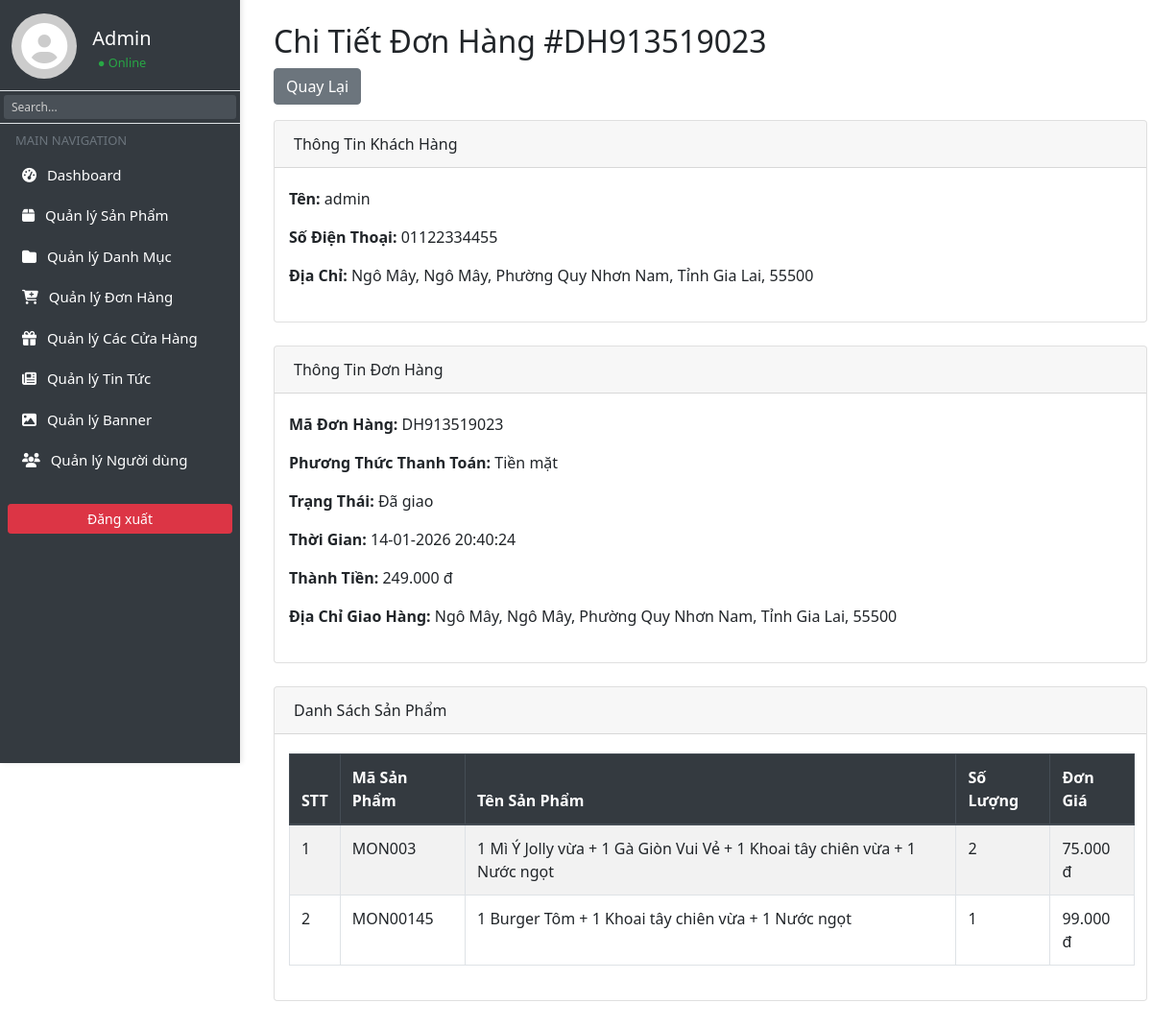
The page /admin/index.php?page_layout=chitiet_donhang&code=DH913519023 (signed in) on the database its author committed.
### tables this page shows
CREATE TABLE `orders` (
  `id` int(11) NOT NULL,
  `user_id` int(11) NOT NULL,
  `order_code` varchar(20) NOT NULL,
  `created_at` datetime NOT NULL DEFAULT current_timestamp(),
  `payment_method` varchar(50) NOT NULL,
  `status` varchar(50) NOT NULL DEFAULT 'Chờ xác nhận',
  `total_amount` decimal(15,2) NOT NULL,
  `delivery_mode` enum('delivery','pickup') NOT NULL DEFAULT 'delivery'
);

CREATE TABLE `users` (
  `id` int(11) NOT NULL,
  `username` varchar(50) NOT NULL,
  `name` varchar(100) DEFAULT NULL,
  `email` varchar(100) NOT NULL,
  `phone` varchar(20) DEFAULT NULL,
  `address` text DEFAULT NULL,
  `password` varchar(255) NOT NULL,
  `role` enum('user','admin') DEFAULT 'user',
  `status` enum('active','locked') DEFAULT 'active',
  `is_admin` tinyint(1) DEFAULT 0,
  `created_at` datetime DEFAULT current_timestamp()
);

CREATE TABLE `order_details` (
  `id` int(11) NOT NULL,
  `order_id` int(11) NOT NULL,
  `product_id` int(11) NOT NULL,
  `product_code` varchar(50) NOT NULL,
  `product_name` varchar(255) NOT NULL,
  `quantity` int(11) NOT NULL,
  `unit_price` decimal(15,2) NOT NULL
);

### admin/donhang/chitiet.php (the view, shortened to what this page needs)
<?php
$order_code = isset($_GET['code']) ? $_GET['code'] : '';
$query_order = "SELECT o.order_code, o.payment_method, o.total_amount, o.created_at, o.status, u.address, u.username AS name, u.phone
                FROM orders o
                JOIN users u ON o.user_id = u.id
                WHERE o.order_code = ?";
$stmt_order = mysqli_prepare($connect, $query_order);
mysqli_stmt_bind_param($stmt_order, "s", $order_code);
mysqli_stmt_execute($stmt_order);
$result_order = mysqli_stmt_get_result($stmt_order);
$order = mysqli_fetch_assoc($result_order);
$query_details = "SELECT od.product_code, od.product_name, od.quantity, od.unit_price
                  FROM order_details od
                  WHERE od.order_id = (SELECT id FROM orders WHERE order_code = ?)";
$stmt_details = mysqli_prepare($connect, $query_details);
mysqli_stmt_bind_param($stmt_details, "s", $order_code);
mysqli_stmt_execute($stmt_details);
$result_details = mysqli_stmt_get_result($stmt_details);
$order_items = [];
while ($row = mysqli_fetch_assoc($result_details)) {
    $order_items[] = $row;
}
?>
<div class="container-fluid mt-4">
    <h2>Chi Tiết Đơn Hàng #<?php echo htmlspecialchars($order_code); ?></h2>
    <a href="index.php?page_layout=donhang" class="btn btn-secondary mb-3">Quay Lại</a>
    <div class="card mb-4">
        <div class="card-header">Thông Tin Khách Hàng</div>
        <div class="card-body">
            <p><strong>Tên:</strong> <?php echo htmlspecialchars($order['name'] ?? 'Khách hàng chưa cập nhật tên'); ?></p>
            <p><strong>Số Điện Thoại:</strong> <?php echo htmlspecialchars($order['phone'] ?? 'N/A'); ?></p>
            <p><strong>Địa Chỉ:</strong> <?php echo htmlspecialchars($order['address'] ?? 'Chưa có địa chỉ'); ?></p>
        </div>
    </div>
    <div class="card mb-4">
        <div class="card-header">Thông Tin Đơn Hàng</div>
        <div class="card-body">
            <p><strong>Mã Đơn Hàng:</strong> <?php echo htmlspecialchars($order['order_code']); ?></p>
            <p><strong>Phương Thức Thanh Toán:</strong> <?php echo $order['payment_method'] == 'cod' ? 'Tiền mặt' : 'VNPay'; ?></p>
            <p><strong>Trạng Thái:</strong> <span class="status-<?php echo strtolower(str_replace(' ', '-', $order['status'])); ?>"><?php echo htmlspecialchars($order['status']); ?></span></p>
            <p><strong>Thời Gian:</strong> <?php echo date('d-m-Y H:i:s', strtotime($order['created_at'])); ?></p>
            <p><strong>Thành Tiền:</strong> <?php echo number_format($order['total_amount'], 0, ',', '.'); ?> đ</p>
            <p><strong>Địa Chỉ Giao Hàng:</strong> <?php echo htmlspecialchars($order['address']); ?></p>
        </div>
    </div>
    <div class="card">
        <div class="card-header">Danh Sách Sản Phẩm</div>
        <div class="card-body">
            <table class="table table-bordered table-striped">
                <thead class="thead-dark">
                    <tr>
                        <th>STT</th>
                        <th>Mã Sản Phẩm</th>
                        <th>Tên Sản Phẩm</th>
                        <th>Số Lượng</th>
                        <th>Đơn Giá</th>
                    </tr>
                </thead>
                <tbody>
                    <?php foreach ($order_items as $index => $item): ?>
                        <tr>
                            <td><?php echo $index + 1; ?></td>
                            <td><?php echo htmlspecialchars($item['product_code']); ?></td>
                            <td><?php echo htmlspecialchars($item['product_name']); ?></td>
                            <td><?php echo $item['quantity']; ?></td>
                            <td><?php echo number_format($item['unit_price'], 0, ',', '.'); ?> đ</td>
                        </tr>
                    <?php endforeach; ?>
                </tbody>
            </table>
        </div>
    </div>
</div>

### admin/assets/style1.css (style rules this page uses)
body { margin: 0; padding: 0; font-family: "Segoe UI", sans-serif; }
.card-body { margin-left: -5px; margin-right: -8px; }

### rows shown on the page
orders: user.username "admin", user.phone "01122334455", user.address "Ngô Mây, Ngô Mây, Phường Quy Nhơn Nam, Tỉnh Gia Lai, 55500", order_code "DH913519023", status "Đã giao", created_at "14-01-2026 20:40:24", total_amount "249.000"
order_details: product_code "MON003", product_name "1 Mì Ý Jolly vừa + 1 Gà Giòn Vui Vẻ + 1 Khoai tây chiên vừa + 1 Nước ngọt", quantity "2", unit_price "75.000"
order_details: product_code "MON00145", product_name "1 Burger Tôm + 1 Khoai tây chiên vừa + 1 Nước ngọt", quantity "1", unit_price "99.000"

### other values the page prints
$order_code "DH913519023"
